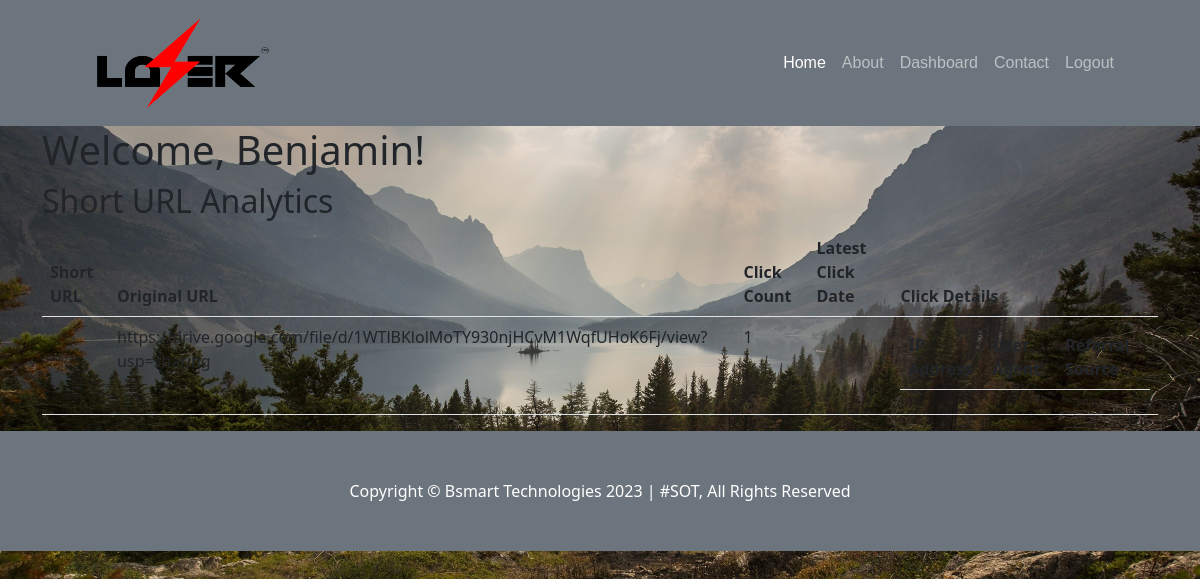
The page /dashboard (signed in) on the database as committed earlier.
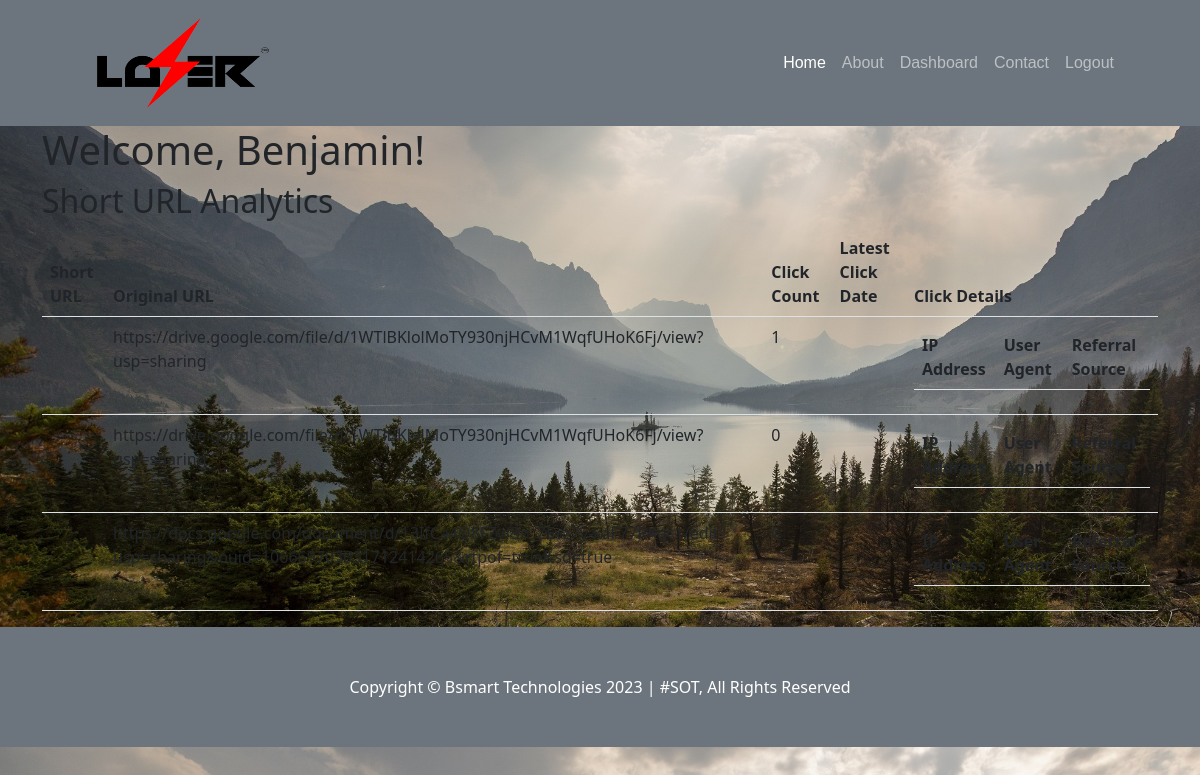
The same page on the database as committed later.
### core/models.py (models this page shows, shortened)
class ShortUrls(db.Model):
    __tablename__ = 'shorturls'
    id = db.Column(db.Integer, primary_key=True)
    user_id = db.Column(db.Integer, db.ForeignKey('users.id'), nullable=False)
    original_url = db.Column(db.String(2048), nullable=False)
    short_id = db.Column(db.String(16), nullable=False, unique=True)
    short_url = db.Column(db.String(100))
    click_count = db.Column(db.Integer, default=0)
    created_at = db.Column(db.DateTime, default=datetime.utcnow)
    clicks = db.relationship('Click', backref='shorturls', lazy=True)
    shorturls_user = db.relationship('User', backref='shorturls')

### core/routes.py (the view)
@app.route('/dashboard')
def dashboard():
    user = get_current_user()  # Example function to get the current user
    short_urls = get_user_short_urls(user.id)  # Example function to get the user's short URLs
    click_analytics = {}
    for short_url in short_urls:
        click_analytics[short_url.id] = get_click_analytics(short_url.id)
    return render_template('dashboard.html', user=user, short_urls=short_urls, click_analytics=click_analytics)

### core/routes.py (called while the page is built)
@login_manager.user_loader
def load_user(user_id):
    return User.query.get(int(user_id))

def get_current_user():
    user_id = session.get('user_id')  # Retrieve the user ID from the session
    if user_id:
        user = User.query.get(user_id)  # Retrieve the user from the database based on the user ID
        return user
    return None

def get_user_short_urls(user_id):
    user = User.query.get(user_id)
    if user:
        return ShortUrls.query.filter_by(user_id=user.id).all()
    else:
        return []

def get_click_analytics(short_url_id):
    clicks = Click.query.filter_by(short_url_id=short_url_id).all()
    return clicks

### core/templates/dashboard.html (shortened to what this page needs)
{% extends 'base.html' %}
{% block content %}
    <div class="container">
        <h1>Welcome, {{ current_user.first_name }}!</h1>
        <h2>Short URL Analytics</h2>
        <table class="table">
            <thead>
                <tr>
                    <th>Short URL</th>
                    <th>Original URL</th>
                    <th>Click Count</th>
                    <th>Latest Click Date</th>
                    <th>Click Details</th>
                </tr>
            </thead>
            <tbody>
                {% for short_url in short_urls %}
                    <tr>
                        <td>{{ short_url.short_url }}</td>
                        <td>{{ short_url.original_url }}</td>
                        <td>{{ short_url.click_count }}</td>
                        <td>{{ short_url.latest_click_date }}</td>
                        <td>
                            <table class="table">
                                <thead>
                                    <tr>
                                        <th>IP Address</th>
                                        <th>User Agent</th>
                                        <th>Referral Source</th>
                                    </tr>
                                </thead>
                            </table>
                        </td>
                    </tr>
                {% endfor %}
            </tbody>
        </table>
    </div>
{% endblock content %}

Rows that differ between the two databases and show on the page:
added ShortUrls: original_url "https://drive.google.com/file/d/1WTlBKlolMoTY930njHCvM1WqfUHoK6Fj/view?usp=sharing", click_count "0"
added ShortUrls: original_url "https://docs.google.com/document/d/13IfCa4O8FZvf3n_ZEvz7y-kaF77RKqc1/edit?usp=sharing&ouid=106669703031712414265&rtpof=true&sd=true", click_count "0"
